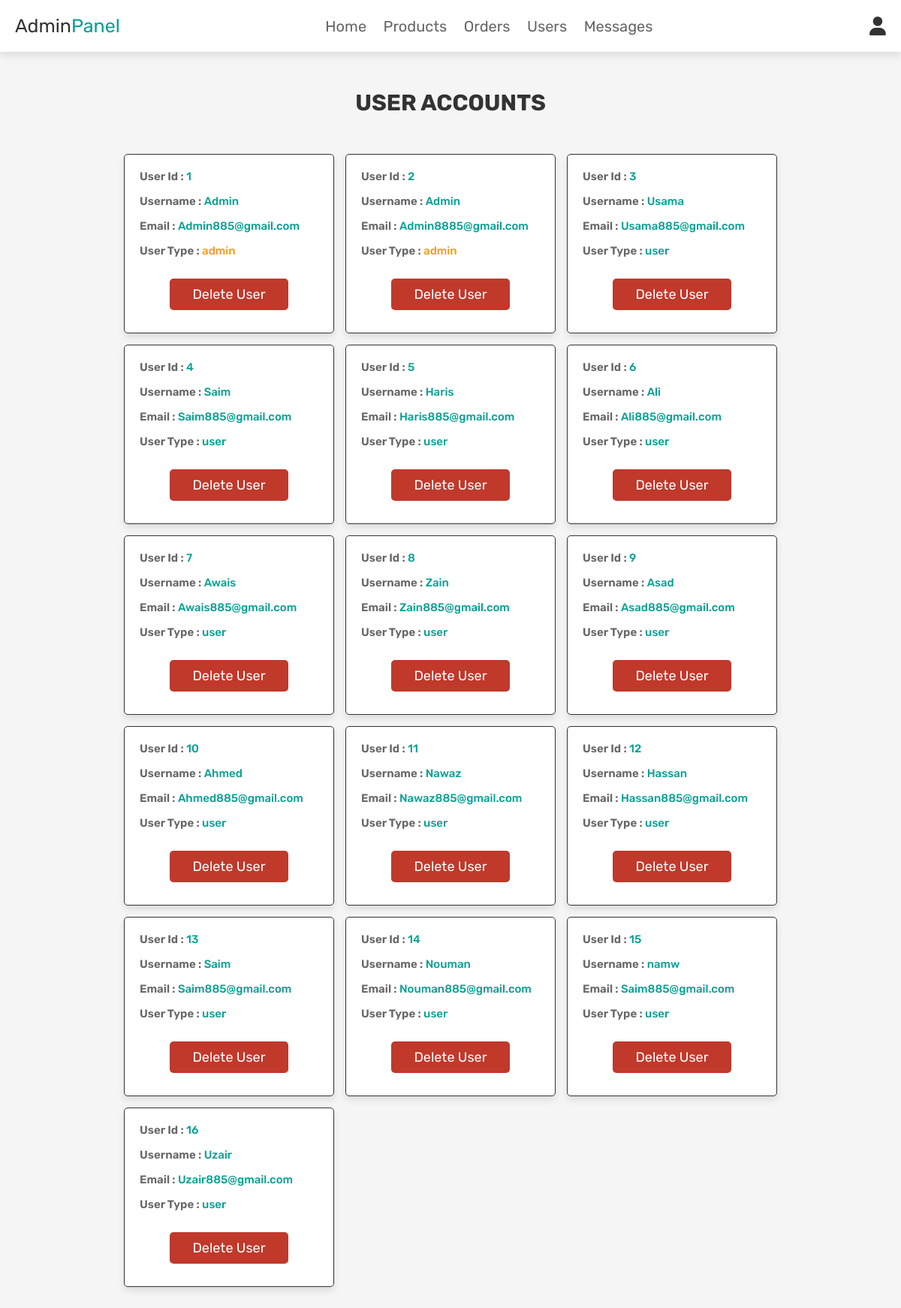
/admin_users.php (signed in), run on the app's committed database.
### tables this page shows
CREATE TABLE `users` (
  `id` int(255) NOT NULL,
  `name` varchar(255) NOT NULL,
  `email` varchar(255) NOT NULL,
  `password` varchar(255) NOT NULL,
  `user_type` varchar(255) NOT NULL
);

### admin_users.php (the view, shortened to what this page needs)
<?php
include 'config.php';
?>
<!DOCTYPE html>
<html lang="en">
<head>
   <link rel="stylesheet" href="https://cdnjs.cloudflare.com/ajax/libs/font-awesome/6.0.0/css/all.min.css">
   <link rel="stylesheet" href="css/admin_style.css">
</head>
<body>
<?php include 'admin_header.php'; ?>
<section class="users">
   <h4 class="title"> user accounts </h4>
   <div class="box-container">
      <?php
         $select_users = mysqli_query($conn, "SELECT * FROM `users`") or die('query failed');
         while($fetch_users = mysqli_fetch_assoc($select_users)){
      ?>
      <div class="box">
         <p> user id : <span><?php echo $fetch_users['id']; ?></span> </p>
         <p> username : <span><?php echo $fetch_users['name']; ?></span> </p>
         <p> email : <span><?php echo $fetch_users['email']; ?></span> </p>
         <p> user type : <span style="color:<?php if($fetch_users['user_type'] == 'admin'){ echo 'var(--orange)'; } ?>"><?php echo $fetch_users['user_type']; ?></span> </p>
         <div class="del_btn"><a href="admin_users.php?delete=<?php echo $fetch_users['id']; ?>" onclick="return confirm('delete this user?');" class="delete-btn">delete user</a></div>
      </div>
      <?php
         };
      ?>
   </div>
</section>
</body>
</html>

### css/admin_style.css (style rules this page uses)
:root { --purple:#04a194; --red:#c0392b; --orange:#f39c12; --black:#333; --white:#fff; --light-color:#666; --light-white:#ccc; --light-bg:#f5f5f5; --border:.1rem solid var(--black); --box-shadow:0 .5rem 1rem rgba(0,0,0,.1); }
* { font-family: 'Rubik', sans-serif; margin:0; padding:0; box-sizing: border-box; outline: none; border:none; text-decoration: none; transition:all .2s linear; }
html { font-size: 62.5%; overflow-x: hidden; }
body { background-color: var(--light-bg); }
section { padding:3rem 2rem; }
.title { text-align: center; margin-bottom: 2rem; text-transform: uppercase; color:var(--black); font-size: 3rem; }
.btn, .option-btn, .delete-btn, .white-btn { display: inline-block; margin-top: 1rem; padding:1rem 3rem; cursor: pointer; color:var(--white); font-size: 1.8rem; border-radius: .5rem; text-transform: capitalize; }
.delete-btn { background-color: var(--red); }
.users .box-container { display: grid; grid-template-columns: repeat(auto-fit, 28rem); justify-content: center; gap:1.5rem; max-width: 1300px; margin:0px auto; align-items: flex-start; }
.users .title { font-size: 30px; margin: 20px 0px 50px 0px; }
.users .box-container .box { background-color: var(--white); padding:2rem; border:var(--border); box-shadow: var(--box-shadow); border-radius: .5rem; text-align: left; }
.users .box-container .box p { padding-bottom: 1.5rem; font-size: 1.5rem; font-weight: 600; color:var(--light-color); text-transform: capitalize; }
.users .box-container .box p span { color:var(--purple); font-size: 1.5rem; font-weight:500; text-transform:none; }
.users .box-container .box .del_btn { margin: 13px 0px 10px 0px; text-align: center; }
.users .box-container .box .delete-btn { margin-top: 0; }

### data on the page
users: id "1", name "Admin", email "Admin885@gmail.com", user_type "admin"
users: id "2", name "Admin", email "Admin8885@gmail.com", user_type "admin"
users: id "3", name "Usama", email "Usama885@gmail.com", user_type "user"
users: id "4", name "Saim", email "Saim885@gmail.com", user_type "user"
users: id "5", name "Haris", email "Haris885@gmail.com", user_type "user"
users: id "6", name "Ali", email "Ali885@gmail.com", user_type "user"
users: id "7", name "Awais", email "Awais885@gmail.com", user_type "user"
users: id "8", name "Zain", email "Zain885@gmail.com", user_type "user"
users: id "9", name "Asad", email "Asad885@gmail.com", user_type "user"
users: id "10", name "Ahmed", email "Ahmed885@gmail.com", user_type "user"
users: id "11", name "Nawaz", email "Nawaz885@gmail.com", user_type "user"
users: id "12", name "Hassan", email "Hassan885@gmail.com", user_type "user"
users: id "13", name "Saim", email "Saim885@gmail.com", user_type "user"
users: id "14", name "Nouman", email "Nouman885@gmail.com", user_type "user"
users: id "15", name "namw", email "Saim885@gmail.com", user_type "user"
users: id "16", name "Uzair", email "Uzair885@gmail.com", user_type "user"
